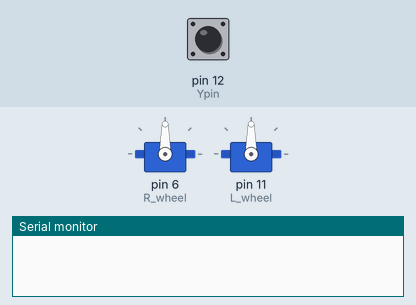
This sketch was run on a simulated Arduino Uno, built with avr-gcc and run on an emulated ATmega328P. Parts: 2 × servo, the last lines printed to the serial monitor. The test bench sets the inputs (shaded band); at power-on: pin 12 (Ypin) LOW.

Above: at 0.01 s.
At 1.2 s:
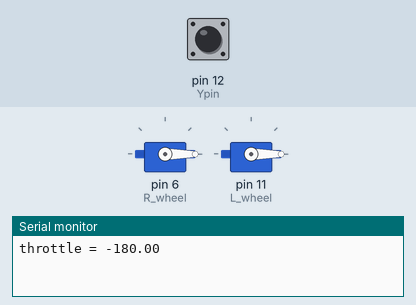
1.3 s: pin 12 (Ypin) pulsed HIGH 2 times (0.12 s each, 0.3 s apart)
At 2.4 s:
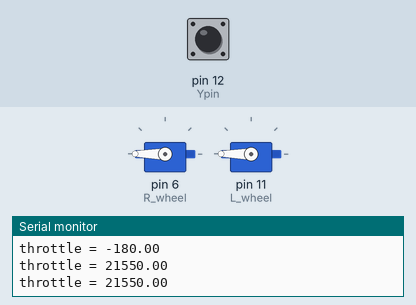
Timing chart, 0 to 4.3 s (numbered marks = the images above; inputs shaded):
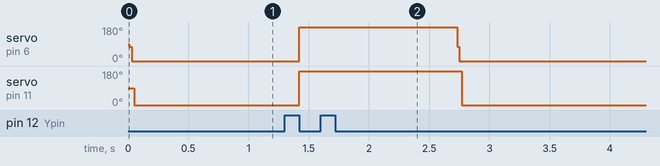

The sketch:

ThrottleCalibration.ino
```cpp
// Calibrations for ESC
#include <Servo.h>

# define R_wheel 6 // Left leg hip servo
# define L_wheel 11 // Left leg hip servo

Servo R_wheel_motor;  // create servo object to control a brushless motor
Servo L_wheel_motor;  // create servo object to control a brushless motor

#define Ypin 12 // Reciever Pin for y postions
#define y_min_param 995
#define y_max_param 1989

float throttle;
// global variables (tracks initial change in direction)
byte R_dir = 1;
byte L_dir = 1;

void setup() {
  // put your setup code here, to run once:
  Serial.begin(9600); // start serial USB cummincations

  throttle = 0.0;

  R_wheel_motor.attach(R_wheel); // Initalize wheel motors
  L_wheel_motor.attach(L_wheel);

}

void loop() {
  // put your main code here, to run repeatedly:

  // set ESC throttle to max (180deg)
  RightWheelSpeed(throttle);
  LeftWheelSpeed(throttle);

  throttle = map(pulseIn(Ypin,HIGH),y_min_param,y_max_param,0,180);

  Serial.print("throttle = ");
  Serial.println(throttle);


}

void RightWheelSpeed(float Speed){
  // check if wheel is changing from forward to reverse
  if (Speed < 90){
    // set to reverse
    if (R_dir == 1){
      // Secuqence used to reverse direction
      delay(10);
      R_wheel_motor.write(75);
      delay(10);
      R_wheel_motor.write(95);
      delay(10);
      R_wheel_motor.write(75);
    }
    R_dir = 0;
  }
  else{
    // set to forward
    R_dir = 1;
  }

  // creates a double pull pack on throttle effect to bypass the brake
  R_wheel_motor.write(Speed);
}

void LeftWheelSpeed(float Speed){
  // check if wheel is changing from forward to reverse
  if (Speed < 90){
    // set to reverse
    if (L_dir == 1){
      // Secuqence used to reverse direction
      delay(10);
      L_wheel_motor.write(0);
      delay(10);
      L_wheel_motor.write(91);
    }
    L_dir = 0;
  }
  else{
    // set to forward
    L_dir = 1;
  }

  // creates a double pull pack on throttle effect to bypass the brake
  L_wheel_motor.write(Speed);
}
```

Measured:
- after the input at 1.3 s, servo on pin 6 (R_wheel): 0° → 180° after 0.12 s, → 0° 1.3 s later; servo on pin 11 (L_wheel): 0° → 180° after 0.12 s, → 0° 1.4 s later
